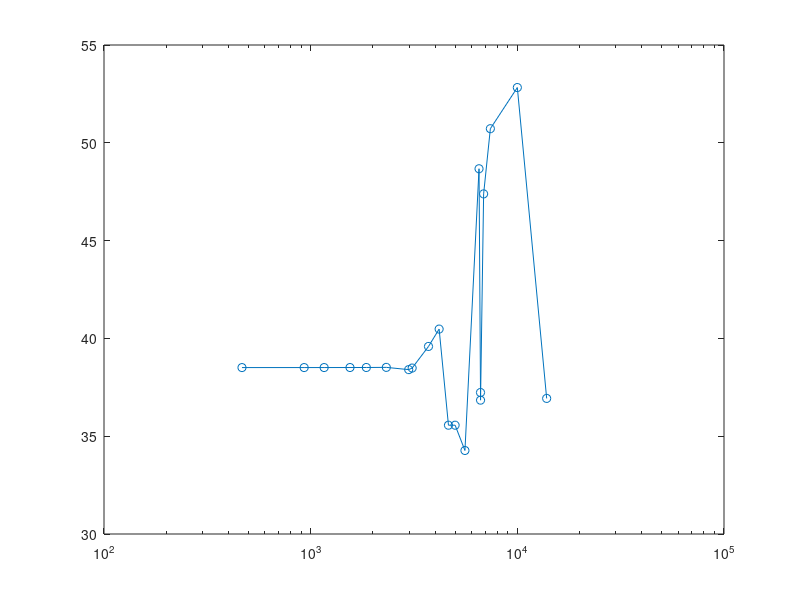

Source code (MATLAB): (Note: this script raises an error after producing the figure.)

%%





dxQ = [1162   38.5098 ; ...
    1549.8   38.5114 ; ...
    2323   38.519 ; ...
    100e3/20   35.5623 ; ...
    100e3/10   52.8255 ; ...
    3098   38.4845 ;
    930   38.5091 ;
    3716.44 39.5892 ;
    4642      35.5623 ; 
    5578      34.2695 ; 
    6526       48.6736 ; 
    7404       50.7211 ; 
    6868.73    47.3885 ; 
    6637       36.843 ;
    6634   37.2335 ;
    4184   40.4768 ; 
    13865  36.9323 ; 
    2981   38.4036 ; 
    1859.44    38.513  ;
    465.18     38.5086] ;


dx=dxQ(:,1); Q=dxQ(:,2);

[dx,I]=sort(dx) ; Q=Q(I);


figure(10)
semilogx(dx,Q,"o-")
%plot(dx,Q,"o-")

Q=pi*35000^2*10/1e9;

yline(Q,"--")
xlabel("$\Delta x \;\mathrm{(km)}$",Interpreter="latex")
ylabel("$Q\;\mathrm{(Gt/yr)}$",Interpreter="latex")


% dy=10; ylim([Q-dy Q+dy])
%%